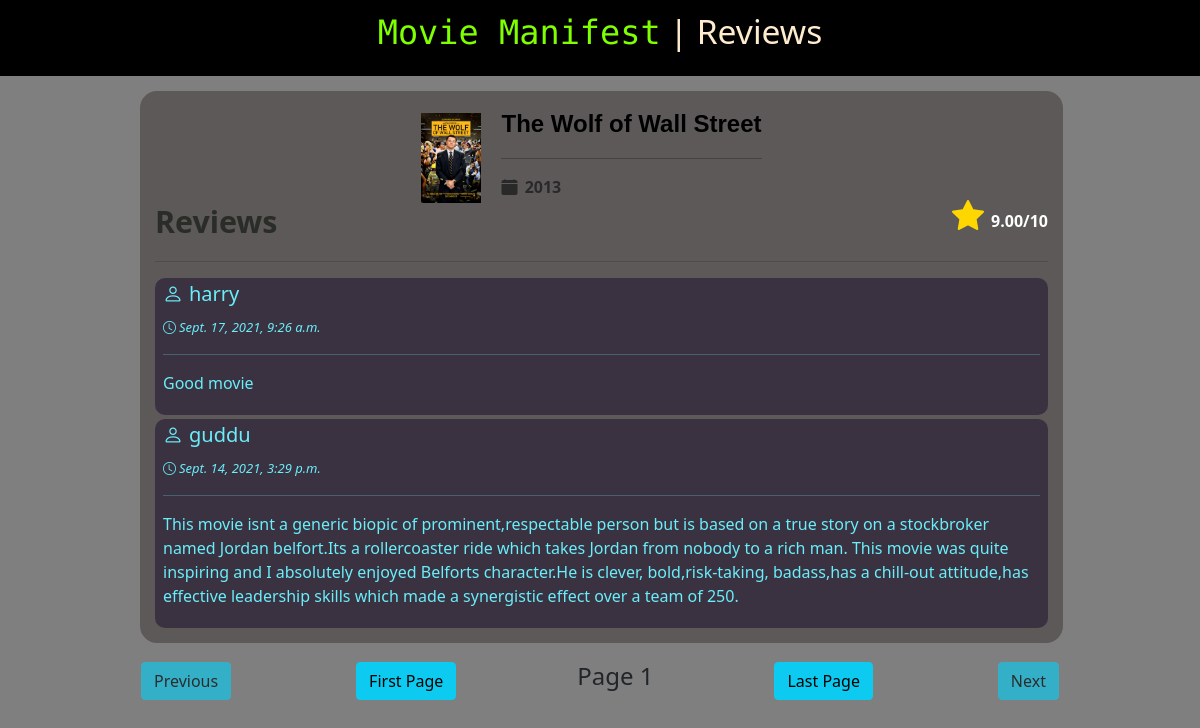
Screenshot of /moviereviews/3/ (signed in) with the database file from the repository.
### myapp/models.py (models this page shows)
class Movie(models.Model):
    title = models.CharField(max_length=100)
    year = models.CharField(max_length=4)
    genre = models.CharField(max_length= 100)
    plot = models.CharField(max_length=2000)
    lang = models.CharField(max_length=70)
    poster = models.ImageField(upload_to = "posters/", null = True)
    rating = models.DecimalField(decimal_places = 2, null = True, blank = True, max_digits=6)
    trailor = EmbedVideoField(null = True)

class ViewerMovie(models.Model):
    viewer = models.ForeignKey(Viewer, on_delete= models.CASCADE)
    movie = models.ForeignKey(Movie, on_delete= models.CASCADE)
    watched = models.IntegerField(null = True)
    favourite = models.IntegerField(null = True)
    rating = models.IntegerField(null = True)
    review = models.CharField(max_length=150, null = True)
    rtime = models.DateTimeField(null = True)

### myapp/views.py (the view)
# urls.py: path('moviereviews/<int:movieid>/',views.movieReviews, name = 'reviews'),
def movieReviews(request, movieid):
    if request.user.is_authenticated:
        revs = ViewerMovie.objects.select_related('viewer').filter(movie_id = movieid, review__isnull=False).order_by('-rtime')
        paginator = Paginator(revs, 3)
        page_number = request.GET.get('page')
        page = paginator.get_page(page_number)
        movie = Movie.objects.get(pk = movieid)
        return render(request, 'myapp/reviews.html',{'page':page,'movie':movie,'last_page':paginator.num_pages})
    else:
        return redirect('/login/')

### myapp/templates/myapp/reviews.html (shortened to what this page needs)
{% load static %}
<!DOCTYPE html>
<html lang="en">
<head>
    <link href="https://cdn.jsdelivr.net/npm/bootstrap@5.1.1/dist/css/bootstrap.min.css" rel="stylesheet"
>
    <link rel="stylesheet" href="{% static 'css/style.css' %}">
    <link rel="stylesheet" href="{% static 'css/customhidden.css' %}">
    <link rel="stylesheet" href="https://cdn.jsdelivr.net/npm/bootstrap-icons@1.5.0/font/bootstrap-icons.css">
</head>
<body style="background-color: rgba(0,0,0,0.5);">
    <div class = "rv-header">
        <p class="text-center"><span>Movie Manifest</span> | Reviews</p>
    </div>
    <div class="container">
        <div class="row">
            <div class="col-md-1"></div>
            <div class="col-md-10">
                <div class="reviewsec white-fg">
                    <div class='movie-rv'>
                        <img class="ml-2" src="{{movie.poster.url}}" alt="NF" width="60vh" height="90vh">
                        <label>
                            <div>{{movie.title}}</div>
                            <hr>
                            <span><i class="bi bi-calendar-fill m-r"></i> {{movie.year}}</span>
                        </label>
                    </div>
                    <div style="display: flex; justify-content:space-between">
                        <b style="font-size: 1.9em; color:rgb(42, 44, 40)">Reviews</b>
                        {% if movie.rating %}
                        <b> <i class="bi bi-star-fill m-r" style="line-height: 0.5; font-size: 2rem; color: gold"></i>
                            {{movie.rating}}/10
                        </b>
                        {% else %}
                        <b> No ratings</b>
                        {% endif %}
                    </div>
                    <hr class="btn-dark">
                    {% for review in page %}
                    <div class="submitted-review white-fg">
                        <h5><i class="bi bi-person" style="margin-right: 6px;"></i>{{review.viewer.username}}</h5>
                        <label><i class="bi bi-clock m-r"></i>{{review.rtime}}</label>
                        <hr>
                        <p>{{review.review}}</p>
                    </div>
                    {% endfor %}
                </div>
            </div>
        </div>
        <div class="row">
            <div class="col-md-1"></div>
            <div class="col col-md-10 rv-nav mb-4">
                {% if page.has_previous %}
                <span class="m-1"><a href="?page={{page.previous_page_number}}" class="btn btn-info">Previous</a></span>
                {% else %}
                <span class="m-1"><a href="" class="btn btn-info disabled">Previous</a></span>
                {% endif %}
                <span class="m-1"><a href="?page=1" class="btn btn-info">First Page</a></span>
                <span class="pageno text-center">Page {{page.number}}</span>
                <span class="m-1"><a href="?page={{last_page}}" class="btn btn-info">Last Page</a></span>
                {% if page.has_next%}
                <span class="m-1"><a href="?page={{page.next_page_number}}" class="btn btn-info">Next</a></span>
                {% else %}
                <span class="m-1"><a href="" class="btn btn-info disabled">Next</a></span>
                {% endif %}
            </div>
        </div>
    </div>
</body>
</html>

### myapp/static/css/style.css (style rules this page uses)
* { margin: 0px; padding: 0px; }
.white-fg { color: white; }
.reviewsec { margin: 15px 3px; margin-right: 0px; padding: 15px; background-color: rgba(15, 1, 1, 0.3); border-radius: 17px; }
.submitted-review { color: rgb(106, 238, 250); margin-top: 4px; background-color: rgb(58, 50, 65); padding: 4px 8px; border-radius: 10px; }
.submitted-review label { font-size: 13px; font-style: italic; }

### myapp/static/css/customhidden.css (style rules this page uses)
.m-r { margin-right: 3px; }

### myapp/templates/myapp/reviews.html (style rules this page uses)
.rv-nav { display: flex; justify-content: space-between; }
.pageno { font-size: 1.5em; }
.movie-rv { display: flex; justify-content: center; color: black; }
.movie-rv label { position: relative; font-weight: bold; }
.movie-rv img { position: relative; top: 7px; right: 20px; }
.movie-rv label div { font-family: Arial, Helvetica, sans-serif; font-size: 1.5em; }
.movie-rv label span { color: rgba(26, 25, 25,0.75); }
.rv-header { background-color: black; color: blanchedalmond; font-size: 2.1em; padding: 6px; padding-bottom: 2px; }
.rv-header span { font-family: 'Monoton', cursive; color: chartreuse; }

### rows the page displays
Movie: poster (picture), title "The Wolf of Wall Street", year "2013", rating "9.00"
ViewerMovie: viewer.username "harry", rtime "Sept. 17, 2021, 9:26 a.m.", review "Good movie"
ViewerMovie: viewer.username "guddu", rtime "Sept. 14, 2021, 3:29 p.m.", review "This movie isnt a generic biopic of prominent,respectable person but is based on a true story on a stockbroker named Jordan belfort.Its a rollercoaster ride which takes Jordan from nobody to a rich man. This movie was quite inspiring and I absolutely enjoyed Belforts character.He is clever, bold,risk-taking, badass,has a chill-out attitude,has effective leadership skills which made a synergistic effect over a team of 250."

### other values shown
{{ page.number }} "1"
